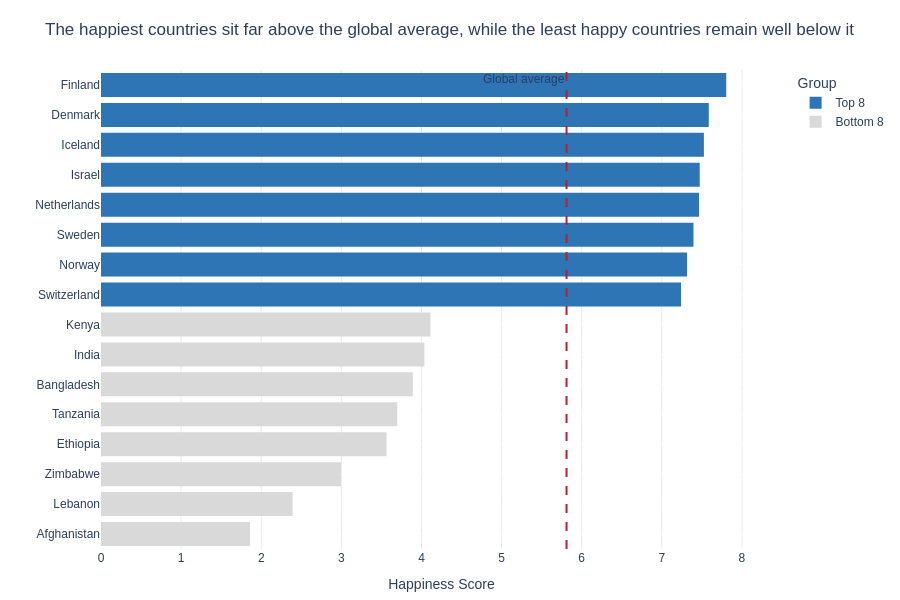

Notebook source saved alongside this figure:
### Markdown cell above
---
## Task 2 — Bottom vs. Top: A Contrast Story

**What to build:** A bar chart that highlights the **gap between the happiest and least happy countries**, focusing on a specific insight.

**Requirements:**
- Show the **top 8 AND bottom 8 countries** together (16 bars total)
- Use **colour** to distinguish the two groups (not Plotly's default rainbow)
- Add a **visual separator or annotation** that emphasises the gap
- Insight title that tells the story of the gap

**Hint:** Use `pd.concat([df.nlargest(8,'Happiness_Score'), df.nsmallest(8,'Happiness_Score')])` to get both groups.

**Stretch goal:** Add a vertical reference line showing the global average.

### Code cell
# Task 2: Top 8 vs. Bottom 8 contrast
# ------------------------------------

# Step 1: Get top and bottom countries
top8 = df.nlargest(8, 'Happiness_Score').copy()
top8['Group'] = 'Top 8'
bottom8 = df.nsmallest(8, 'Happiness_Score').copy()
bottom8['Group'] = 'Bottom 8'

combined = pd.concat([bottom8, top8], ignore_index=True)
combined = combined.sort_values('Happiness_Score', ascending=False)
global_avg = df['Happiness_Score'].mean()
print(f"Global average: {global_avg:.2f}")

# Step 2: Build the chart
fig = px.bar(
    combined,
    x='Happiness_Score',
    y='Country',
    orientation='h',
    color='Group',
    color_discrete_map={
        'Bottom 8': '#D9D9D9',
        'Top 8': '#2E75B6'
    },
    title='The happiest countries sit far above the global average, while the least happy countries remain well below it',
    labels={'Happiness_Score': 'Happiness Score', 'Country': ''},
    height=600
)

fig.update_traces(marker_line_width=0)

fig.update_layout(
    xaxis=dict(range=[0, 8.5], gridcolor='#EAEAEA', zeroline=False),
    yaxis=dict(autorange='reversed', gridcolor='white'),
    plot_bgcolor='white',
    paper_bgcolor='white',
    font=dict(family='Arial', size=12),
    margin=dict(l=10, r=20, t=70, b=20),
    legend=dict(title='Group')
)

fig.add_vline(
    x=global_avg,
    line_dash='dash',
    line_color='#B22234',
    annotation_text='Global average',
    annotation_position='top left'
)

fig.show()

### Figure 1 — Plotly figure (JSON) as saved in the notebook; plotly's stock layout.template omitted (floating-point values rounded to 4 significant figures)
{"data": [{"hovertemplate": "Group=Top 8<br>Happiness Score=%{x}<br>=%{y}<extra></extra>", "legendgroup": "Top 8", "marker": {"color": "#2E75B6", "line": {"width": 0}, "pattern": {"shape": ""}}, "name": "Top 8", "orientation": "h", "showlegend": true, "textposition": "auto", "type": "bar", "x": [7.804, 7.586, 7.525, 7.473, 7.464, 7.395, 7.315, 7.24], "xaxis": "x", "y": ["Finland", "Denmark", "Iceland", "Israel", "Netherlands", "Sweden", "Norway", "Switzerland"], "yaxis": "y"}, {"hovertemplate": "Group=Bottom 8<br>Happiness Score=%{x}<br>=%{y}<extra></extra>", "legendgroup": "Bottom 8", "marker": {"color": "#D9D9D9", "line": {"width": 0}, "pattern": {"shape": ""}}, "name": "Bottom 8", "orientation": "h", "showlegend": true, "textposition": "auto", "type": "bar", "x": [4.112, 4.036, 3.892, 3.698, 3.564, 2.995, 2.392, 1.859], "xaxis": "x", "y": ["Kenya", "India", "Bangladesh", "Tanzania", "Ethiopia", "Zimbabwe", "Lebanon", "Afghanistan"], "yaxis": "y"}], "layout": {"annotations": [{"showarrow": false, "text": "Global average", "x": 5.811, "xanchor": "right", "xref": "x", "y": 1, "yanchor": "top", "yref": "y domain"}], "barmode": "relative", "font": {"family": "Arial", "size": 12}, "height": 600, "legend": {"title": {"text": "Group"}, "tracegroupgap": 0}, "margin": {"b": 20, "l": 10, "r": 20, "t": 70}, "paper_bgcolor": "white", "plot_bgcolor": "white", "shapes": [{"line": {"color": "#B22234", "dash": "dash"}, "type": "line", "x0": 5.811, "x1": 5.811, "xref": "x", "y0": 0, "y1": 1, "yref": "y domain"}], "title": {"text": "The happiest countries sit far above the global average, while the least happy countries remain well below it"}, "xaxis": {"anchor": "y", "domain": [0, 1], "gridcolor": "#EAEAEA", "range": [0, 8.5], "title": {"text": "Happiness Score"}, "zeroline": false}, "yaxis": {"anchor": "x", "autorange": "reversed", "domain": [0, 1], "gridcolor": "white", "title": {"text": ""}}}}
